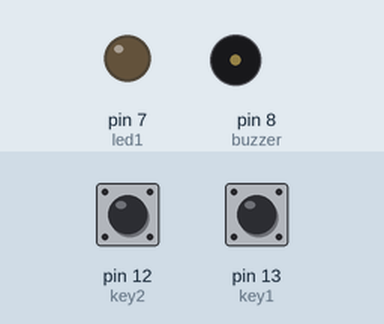
Recording of a sketch running on a simulated Arduino Uno, built with avr-gcc and run on an emulated ATmega328P. On the bench: output pins drawn as LEDs (lit = HIGH), buzzer (waves = sounding, pin HIGH). The test bench sets the inputs (shaded band); at power-on: pin 13 (key1) LOW, pin 12 (key2) LOW.

Above: at 1.2 s.
1.3 s: pin 13 (key1) pulled HIGH for 0.25 s
At 1.8 s:
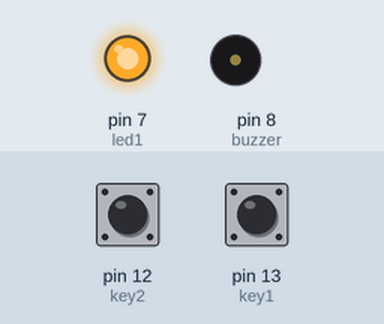
3.5 s: pin 12 (key2) pulled HIGH for 1 s
At 3.6 s:
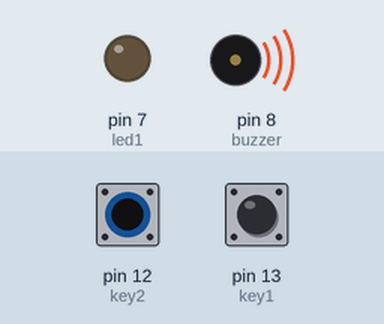
6.0 s: pin 12 (key2) pulled HIGH for 3.2 s
At 10.4 s:
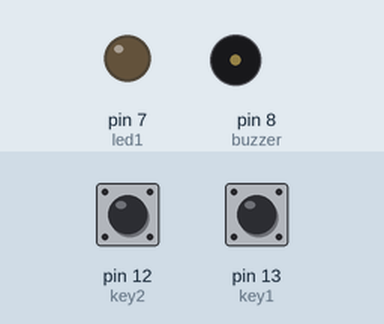
10.7 s: pin 13 (key1) pulled HIGH for 3.2 s
At 10.9 s:
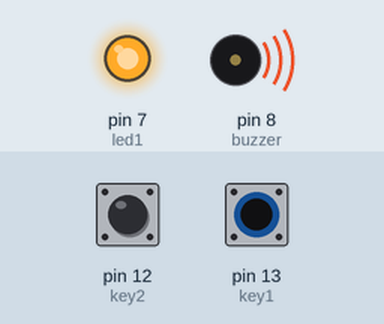
Timing chart, 0 to 15.9 s (numbered marks = the images above; inputs shaded):
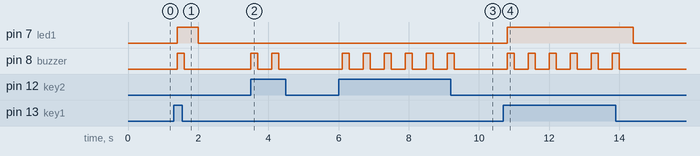

Measured:
- after the input at 1.3 s, pin 7 (led1): LOW → HIGH after 0.10 s, → LOW 0.60 s later; pin 8 (buzzer): LOW → HIGH after 0.10 s, → LOW 0.20 s later
- after the input at 3.5 s, pin 8 (buzzer): alternates HIGH for 0.20 s and LOW for 0.40 s, 4 changes in all, then stays LOW, starting at once
- after the input at 6.0 s, pin 8 (buzzer): alternates HIGH for 0.20 s and LOW for 0.40 s, 12 changes in all, then stays LOW, starting after 0.10 s
- after the input at 10.7 s, pin 7 (led1): LOW → HIGH after 0.10 s, → LOW 3.6 s later; pin 8 (buzzer): alternates HIGH for 0.20 s and LOW for 0.40 s, 12 changes in all, then stays LOW, starting after 0.10 s

The sketch:

03_buzzer10.ino
```cpp
int led1 = 7;
int led2 = 6;
int key1 = 13;
int key2 = 12;
int buzzer = 8;

void setup() {
  // put your setup code here, to run once:
  pinMode(led1, OUTPUT);
  pinMode(led1, OUTPUT);
  pinMode(key1, INPUT);
  pinMode(key1, INPUT);
  pinMode(buzzer, OUTPUT);

}

void loop() {
  // put your main code here, to run repeatedly:
  if( digitalRead(key1) == HIGH ){
    digitalWrite(led1, HIGH);
    digitalWrite(buzzer, HIGH); // Buzzer on
    delay(200);
    digitalWrite(buzzer, LOW); // Buzzer off
    delay(200);
  }
  else
    digitalWrite(led1, LOW);
  delay(100);

  if( digitalRead(key2) == HIGH ){
   digitalWrite(led2, HIGH);
    digitalWrite(buzzer, HIGH); // Buzzer on
    delay(200);
    digitalWrite(buzzer, LOW); // Buzzer off
    delay(200);
  }
  else
   digitalWrite(led2, LOW);
  delay(100);
}
```
